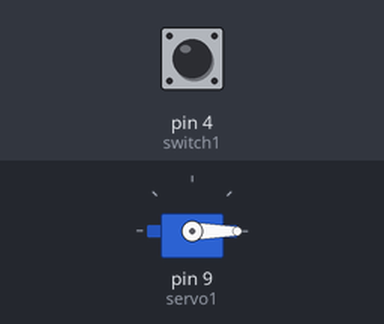
A sketch run on a simulated Arduino Uno, built with avr-gcc and run on an emulated ATmega328P. Parts: servo. The test bench sets the inputs (shaded band); at power-on: pin 4 (switch1) LOW.

Above: at 1.2 s.
1.3 s: pin 4 (switch1) pulled HIGH for 3.2 s
At 5.2 s:
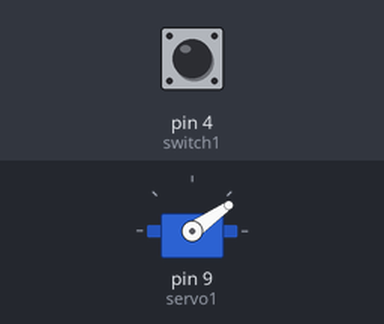
Timing chart, 0 to 9.3 s (numbered marks = the images above; inputs shaded):
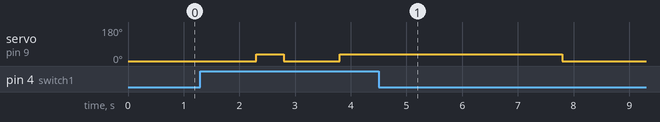

The sketch:

code1.ino
```cpp
#include <Servo.h>
#include <stdlib.h>
#include <stdio.h>

Servo servo1;
const int switch1 = 4;
int count = 0;
void setup()
{
  pinMode(switch1,INPUT);
  servo1.attach(9);
  servo1.write(0);
  Serial.begin(9600);
}

void loop()
{
  int randNumber = 1;

  if (count % 4 == 0){
    randNumber = 1;
  }
  else if (count % 4 == 1){
    randNumber = 2;
  }
  else if (count % 4 == 2){
    randNumber = 3;
  }
  else if (count % 4 == 3){
    randNumber = 4;
  }
  int switchStatus = digitalRead(switch1);

  if (switchStatus == HIGH){
    count++;
    if (randNumber == 1){
      delay(1000);
      servo1.write(35);
      delay(500);
      servo1.write(0);
      delay(1000);
    }
    else if (randNumber == 2){
      servo1.write(35);
      delay(1000);
      delay(3000);
      servo1.write(0);
      delay(1000);
    }
    else if (randNumber == 3){
      servo1.write(10);
      delay(1000);
      servo1.write(20);
      delay(1000);
      servo1.write(35);
      delay(1000);
      servo1.write(0);
      delay(1000);
    }
    else if (randNumber == 4){
      servo1.write(10);
      delay(1000);
      servo1.write(0);
      delay(1000);
      servo1.write(20);
      delay(1000);
      servo1.write(0);
      delay(1000);
      servo1.write(35);
      delay(1000);
      servo1.write(0);
      delay(1000);
    }
  }
}
```

Measured:
- after the input at 1.3 s, servo on pin 9 (servo1): 0° → 35° after 1.0 s, → 0° 0.50 s later, → 35° 1.0 s later, → 0° 4.0 s later
